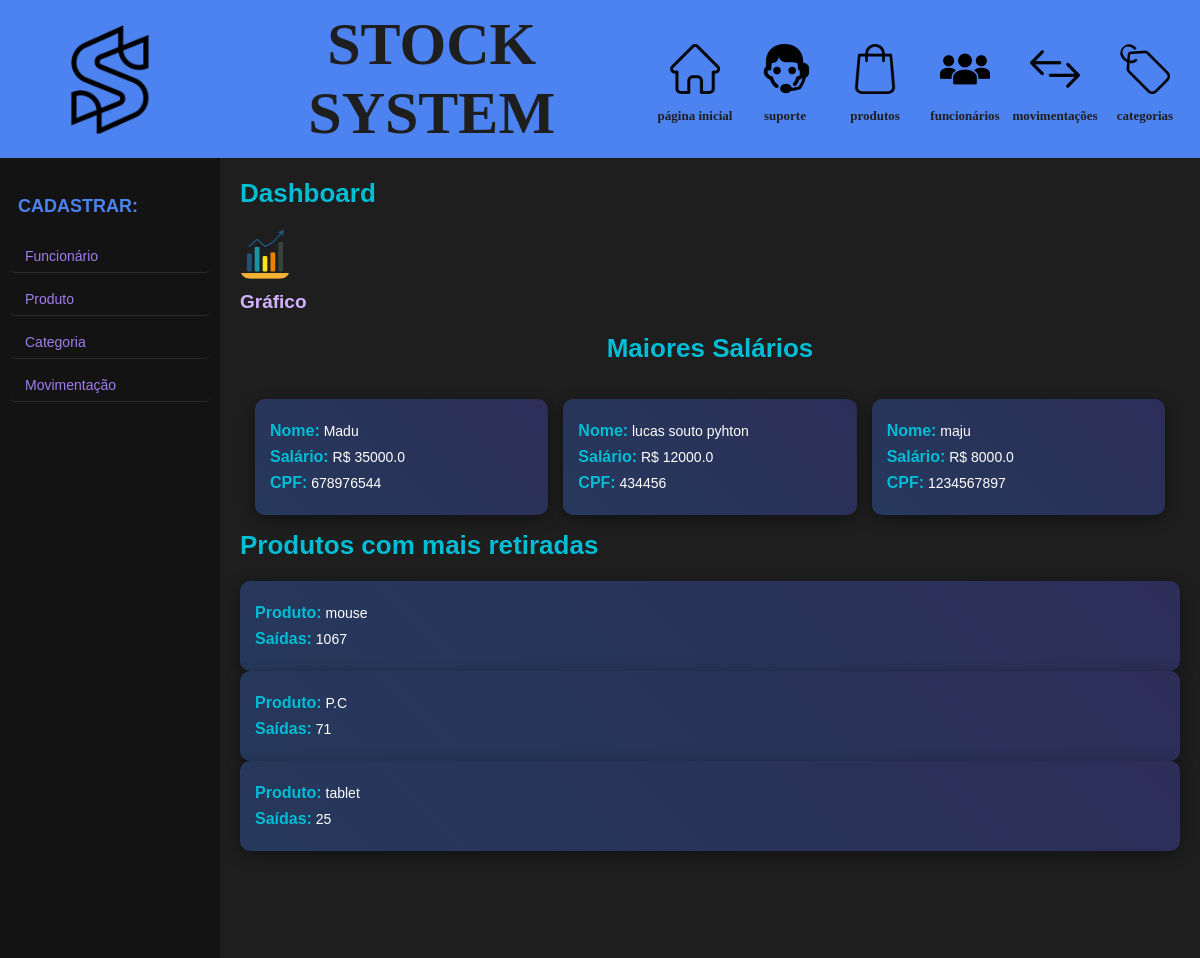
Page /dashboard on the earlier database version.
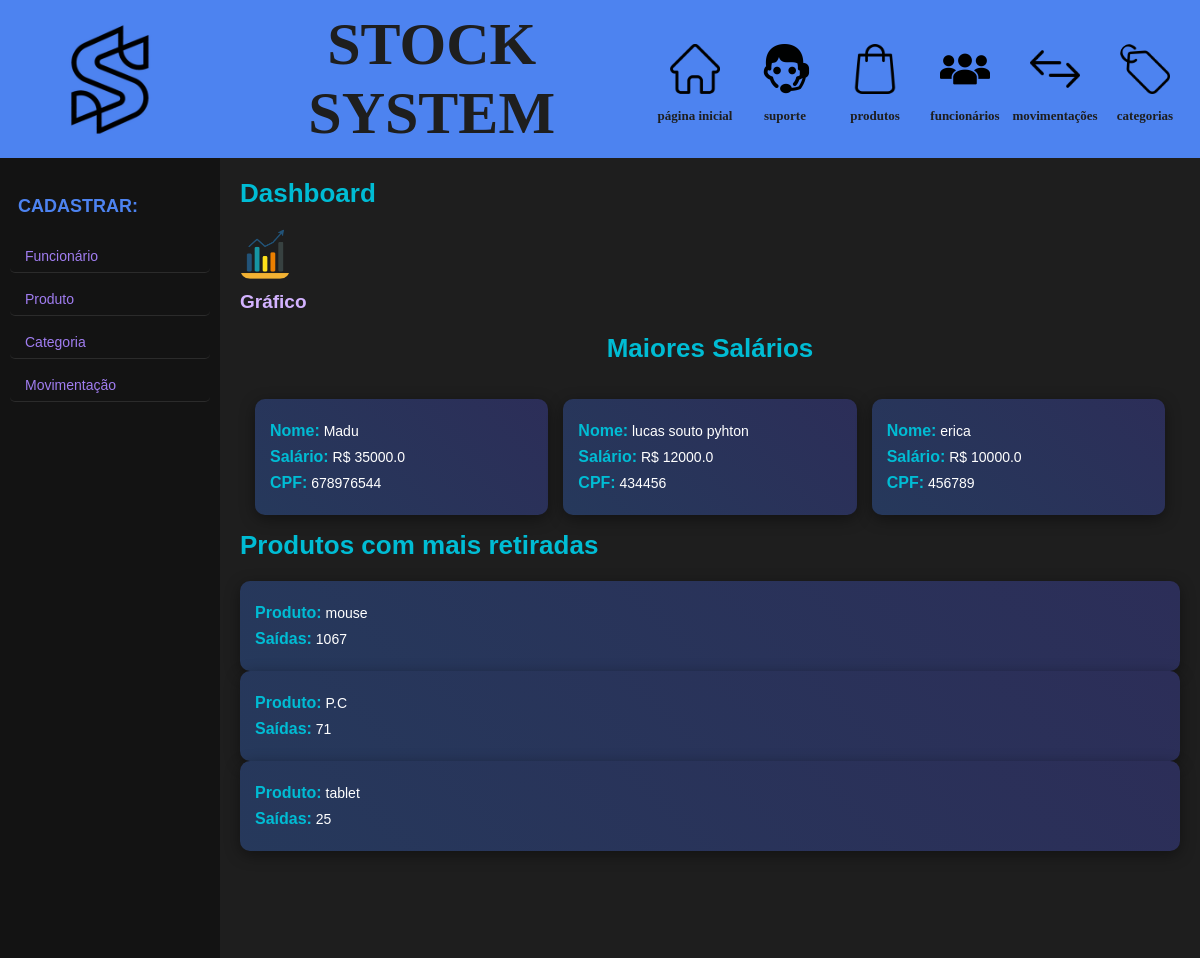
Same page on the later database version.
### models.py (models this page shows, shortened)
class Funcionario(Base):
    __tablename__ = 'funcionario'
    nome = Column(String(40), nullable=False, index=True)
    id = Column(Integer, primary_key=True, unique=True)
    cpf = Column(String(11), nullable=False, index=True, unique=True)
    salario = Column(Float, nullable=False, index=False)

### app.py (the view)
@app.route('/dashboard')
def dashboard():
    funcionarios_estoque = (
        Funcionario.query
        .order_by(Funcionario.salario.desc())
        .limit(3)
        .all()
    )
    produtos_movimentados = produtos_mais_movimentados()
    return render_template("dashboard.html", lista_funcionario=funcionarios_estoque,
                           produtos_movimentados=produtos_movimentados)

### app.py (called while the page is built)
def produtos_mais_movimentados():
    produtos_movimentados = (
        db_session.query(
            Produto.nome,
            func.sum(Movimentacao.volume_movimentacao).label('total_movimentacoes')
        )
        .join(Movimentacao, Produto.id == Movimentacao.produto_movimentado)
        .where(Movimentacao.atividade == 'saida')
        .group_by(Movimentacao.produto_movimentado)
        .order_by(desc('total_movimentacoes'))
        .limit(3)
        .all()
    )
    print(produtos_movimentados)
    return produtos_movimentados

### templates/dashboard.html (shortened to what this page needs)
{% extends 'template.html' %}
{% block conteudo %}
<h1 style="text-align: start; color: #00bcd4;">Dashboard<br></h1>
<div class="dashboard_grafico">
    <a href="{{url_for('dashboard_func')}}" class="imagem_template">
        <img class="icone" src="/static/grafico.webp" alt="Ícone da casa">
    </a>
    <h1>Gráfico</h1>
</div>
<h1>Maiores Salários</h1>
<div class="dashboard_dashboard">
    {% for item in lista_funcionario %}
    <div class="conteudo_dashboard">
        <p><strong>Nome:</strong> {{ item.nome }}</p>
        <p><strong>Salário:</strong> R$ {{ item.salario | round(2) }}</p>
        <p><strong>CPF:</strong> {{ item.cpf }}</p>
    </div>
    {% endfor %}
</div>
<h1 style="text-align: start; color: #00bcd4;">Produtos com mais retiradas</h1>
<div class="dashboard">
    {% for item in produtos_movimentados %}
    <div class="conteudo_dashboard">
        <p><strong>Produto:</strong> {{ item[0] }}</p>
        <p><strong>Saídas:</strong> {{ item[1] }}</p>
    </div>
    {% endfor %}
</div>
{% endblock conteudo %}

Differences in the rows shown:
no longer on this page (row unchanged): Funcionario: nome "maju", salario "8000.0", cpf "1234567897"
now on this page (row edited): Funcionario: nome "erica", salario "10000.0", cpf "456789"
